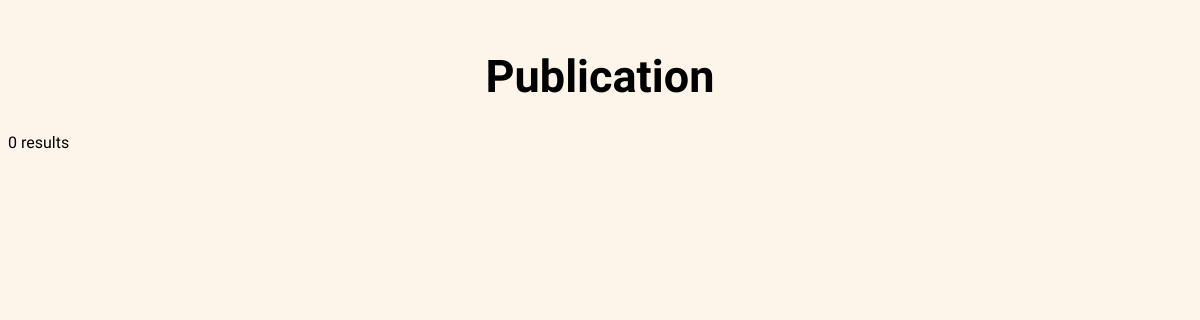
Page /files/publisher.php on the earlier database version.
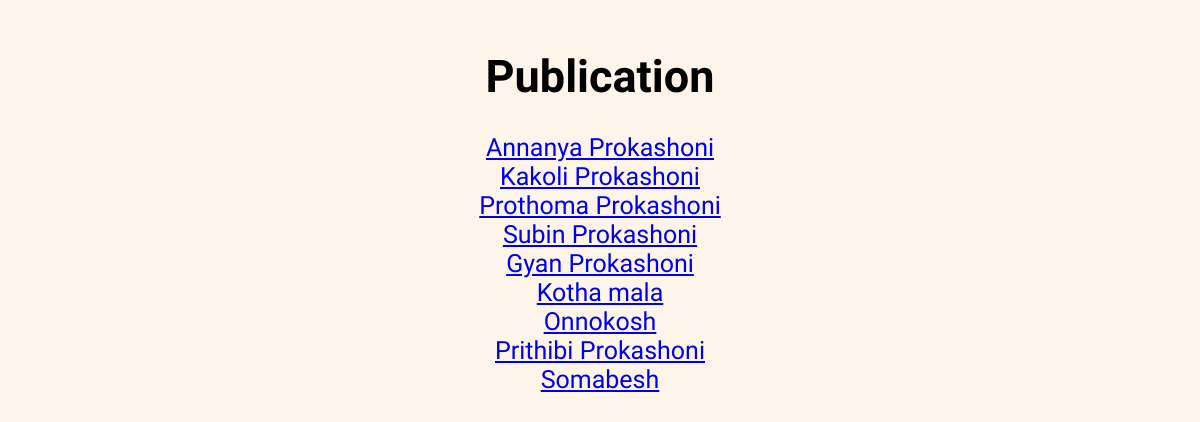
Same page on the later database version.
### tables this page shows
CREATE TABLE `publication` (
  `publication_id` int(10) NOT NULL,
  `publication_name` varchar(50) DEFAULT NULL,
  `publication_place` varchar(40) DEFAULT NULL
);

### files/publisher.php (the view, shortened to what this page needs)
<!DOCTYPE html>
<html lang="en">
<head>
    <link rel="stylesheet" href="../css/style02.css">
</head>
<body>
<?php
$db = mysqli_connect("localhost", "root", "", "readersden");
$sql = "SELECT DISTINCT publication_name, publication_id from publication";
$result = mysqli_query($db, $sql);
?>
    <h1 class="head">Publication</h1>
    <?php
          if (mysqli_num_rows($result)>0) {
             while ($row= mysqli_fetch_assoc($result))
             {
    ?>
    <div class="aut">
        <li><a href=<?php echo"publication_show.php?publication_id=".$row['publication_id'] ?>><?php echo $row ['publication_name']; ?> </a> </li>
      </div>
      <?php
  }
} else {
  echo "0 results";
}

### css/style02.css (style rules this page uses)
body { background-color: #fdf5ea; font-family: 'Oswald', sans-seri ; }
.head { text-align: center ; font-size: 45px; font-family: 'Oswald', sans-serif; }
.aut { text-align: center; font-size: 25px; font-family: 'Oswald', sans-serif; }
li { list-style: none; }
h1 { padding-top: 20px; }

Differences in the rows shown:
added publication: publication_name "Annanya Prokashoni"
added publication: publication_name "Kakoli Prokashoni"
added publication: publication_name "Prothoma Prokashoni"
added publication: publication_name "Subin Prokashoni"
added publication: publication_name "Gyan Prokashoni"
added publication: publication_name "Kotha mala"
added publication: publication_name "Onnokosh"
added publication: publication_name "Prithibi Prokashoni"
added publication: publication_name "Somabesh"
Other differences:
text no longer shown: "0 results"
